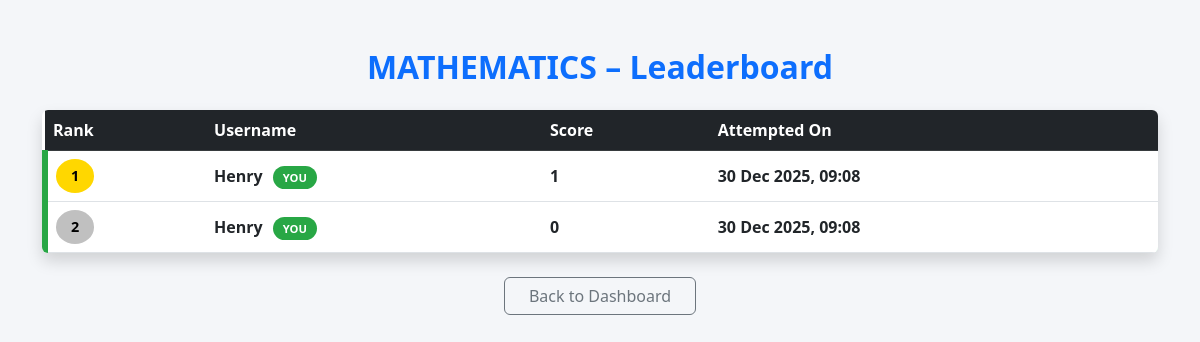
/leaderboard/1/1 (signed in), run on an earlier commit of the app's database.
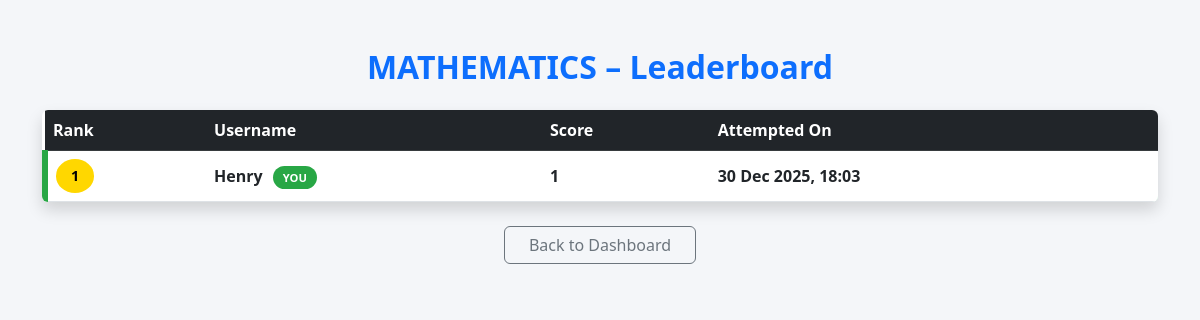
And on a later commit of the database.
### app.py (models this page shows)
class QuizAttempt(db.Model):
    id = db.Column(db.Integer, primary_key=True)
    user_id = db.Column(db.Integer, db.ForeignKey('user.id'), nullable=False)
    quiz_id = db.Column(db.Integer, db.ForeignKey('quiz.id'), nullable=False)
    chapter_id = db.Column(db.Integer, db.ForeignKey('chapter.id'), nullable=True)
    score = db.Column(db.Integer, nullable=True)
    answers = db.Column(db.Text, nullable=True)
    timestamp = db.Column(db.DateTime, default=datetime.utcnow)
    user = db.relationship('User', backref='quiz_attempts')
    quiz = db.relationship('Quiz', backref='attempts')
    chapter = db.relationship('Chapter', backref='attempts')

class User(db.Model):
    id = db.Column(db.Integer, primary_key=True)
    username = db.Column(db.String(50), nullable=False, unique=True)
    password = db.Column(db.String(255), nullable=False)  # Changed from Integer to String
    fullname = db.Column(db.String(50), nullable=False)
    dob = db.Column(db.Date, nullable=False)
    created_at = db.Column(db.DateTime, default=datetime.utcnow)

### app.py (the view)
@app.route('/leaderboard/<int:quiz_id>/<int:chapter_id>')
@login_required
def leaderboard(quiz_id, chapter_id):
    quiz = Quiz.query.get_or_404(quiz_id)
    chapter = Chapter.query.get_or_404(chapter_id)
    top_attempts = QuizAttempt.query.filter_by(
        quiz_id=quiz_id,
        chapter_id=chapter_id
    ).order_by(
        QuizAttempt.score.desc(),
        QuizAttempt.timestamp.asc()
    ).limit(10).all()
    current_user_id = session.get('user_id')
    return render_template(
        'leaderboard.html',
        quiz=quiz,
        chapter=chapter,
        top_attempts=top_attempts,
        current_user_id=current_user_id
    )

### app.py (called while the page is built)
def login_required(f):
    @wraps(f)
    def decorated_function(*args, **kwargs):
        if 'user_id' not in session:
            flash('Please log in to access this page.', 'warning')
            return redirect(url_for('user_login'))
        return f(*args, **kwargs)
    return decorated_function

### templates/leaderboard.html (shortened to what this page needs)
<!DOCTYPE html>
<html lang="en">
<head>
    <link href="https://cdn.jsdelivr.net/npm/bootstrap@5.3.0/dist/css/bootstrap.min.css" rel="stylesheet">
</head>
<body>
<div class="container py-5">
    <h2 class="text-center mb-4 text-primary fw-bold">
        {{ quiz.title }} – Leaderboard
    </h2>
    <div class="table-responsive shadow rounded bg-white">
        <table class="table table-hover align-middle mb-0">
            <thead class="table-dark">
                <tr>
                    <th>Rank</th>
                    <th>Username</th>
                    <th>Score</th>
                    <th>Attempted On</th>
                </tr>
            </thead>
            <tbody>
            {% for attempt in top_attempts %}
                <tr class="{% if attempt.user_id == current_user_id %}my-rank{% endif %}">
                    <td>
                        <span class="rank-badge
                            {% if loop.index == 1 %}top-rank-1
                            {% elif loop.index == 2 %}top-rank-2
                            {% elif loop.index == 3 %}top-rank-3
                            {% else %}bg-primary text-white{% endif %}">
                            {{ loop.index }}
                        </span>
                    </td>
                    <td>
                        {{ attempt.user.username }}
                        {% if attempt.user_id == current_user_id %}
                            <span class="you-badge">YOU</span>
                        {% endif %}
                    </td>
                    <td class="fw-bold">{{ attempt.score }}</td>
                    <td>{{ attempt.timestamp.strftime("%d %b %Y, %H:%M") }}</td>
                </tr>
            {% else %}
                <tr>
                    <td colspan="4" class="text-center text-muted py-4">
                        No attempts yet
                    </td>
                </tr>
            {% endfor %}
            </tbody>
        </table>
    </div>
    <div class="text-center mt-4">
        <a href="/user/dashboard" class="btn btn-outline-secondary px-4">
            Back to Dashboard
        </a>
    </div>
</div>
</body>
</html>

What changed in the data, as far as the page shows it:
removed QuizAttempt: user.username "Henry", shows "YOU", score "1", timestamp "30 Dec 2025, 09:08"
changed QuizAttempt "Henry": score "0" → "1"; timestamp "30 Dec 2025, 09:08" → "30 Dec 2025, 18:03"
